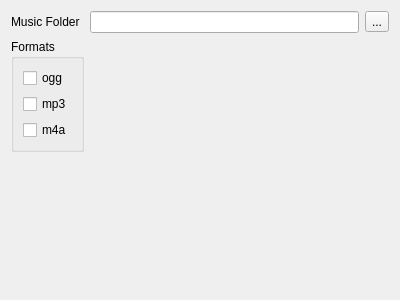
<?xml version="1.0" encoding="UTF-8"?>
<ui version="4.0">
 <class>Dialog</class>
 <widget class="QDialog" name="Dialog">
  <property name="geometry">
   <rect>
    <x>0</x>
    <y>0</y>
    <width>400</width>
    <height>300</height>
   </rect>
  </property>
  <property name="windowTitle">
   <string>Dialog</string>
  </property>
  <layout class="QFormLayout" name="formLayout">
   <item row="0" column="0">
    <widget class="QLabel" name="label">
     <property name="text">
      <string>Music Folder</string>
     </property>
    </widget>
   </item>
   <item row="0" column="1">
    <layout class="QHBoxLayout" name="horizontalLayout">
     <item>
      <widget class="QLineEdit" name="lineEdit"/>
     </item>
     <item>
      <widget class="QToolButton" name="toolButton">
       <property name="text">
        <string>...</string>
       </property>
      </widget>
     </item>
    </layout>
   </item>
   <item row="1" column="0">
    <widget class="QGroupBox" name="groupBox">
     <property name="title">
      <string>Formats</string>
     </property>
     <layout class="QGridLayout" name="gridLayout">
      <item row="0" column="0">
       <widget class="QCheckBox" name="checkBox">
        <property name="text">
         <string>ogg</string>
        </property>
       </widget>
      </item>
      <item row="1" column="0">
       <widget class="QCheckBox" name="checkBox_2">
        <property name="text">
         <string>mp3</string>
        </property>
       </widget>
      </item>
      <item row="2" column="0">
       <widget class="QCheckBox" name="checkBox_3">
        <property name="text">
         <string>m4a</string>
        </property>
       </widget>
      </item>
     </layout>
    </widget>
   </item>
  </layout>
 </widget>
 <resources/>
 <connections/>
</ui>
